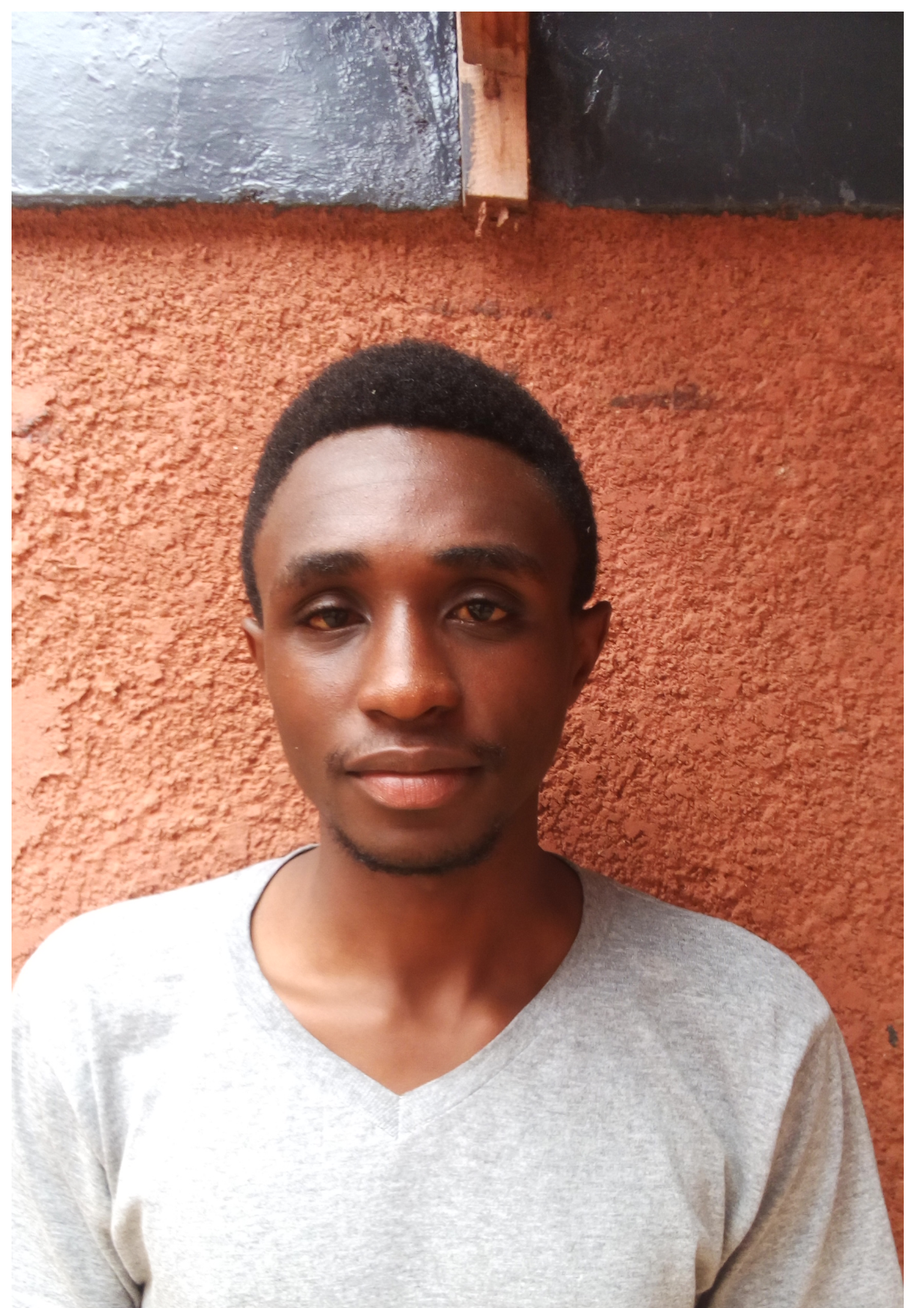
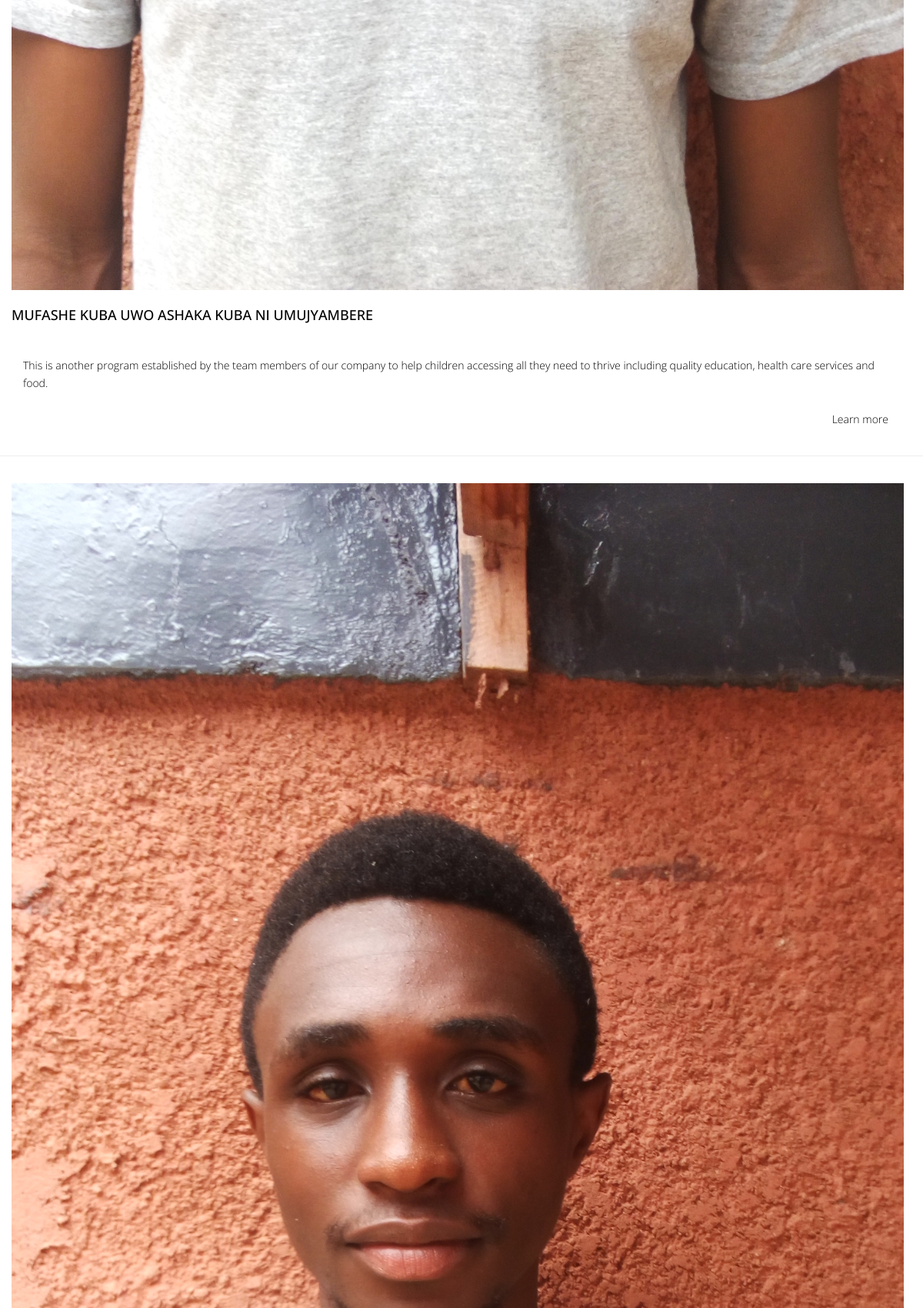
Page /all-programs (upper part) on the committed database (2 pictures, top to bottom).
### bwc/models.py (models this page shows, shortened)
class program(models.Model):
	title = models.CharField(help_text="Add the title", max_length=50)
	image = models.FileField(help_text="Add a thumbnail of the work", upload_to='media/home/programs')
	caption = models.TextField(help_text="Add a short caption")
	description = models.TextField(help_text="Add a full description.")

### bwc/views.py (the view)
# urls.py: url('all-programs', views.allprograms),
def allprograms(request):
	data = {}
	data['programs'] = program.objects.all()
	return render(request, 'all-programs.html', data)

### templates/all-programs.html (shortened to what this page needs)
<!DOCTYPE html>
<html lang="en">
  <head>
    {% load staticfiles %}
    <link href="{% static 'css/bootstrap.min.css' %}" rel="stylesheet">
	<link href="{% static 'css/responsive-slider.css' %}" rel="stylesheet">
	<link rel="stylesheet" href="{% static 'css/animate.css' %}">
	<link rel="stylesheet" href="{% static 'css/font-awesome.min.css' %}">
	<link href="{% static 'css/style.css' %}" rel="stylesheet">
	<link href="{% static 'css/main.css' %}" rel="stylesheet">
	</head>
<body>
	{% for program in programs %}
	<div class="panel-body">
		<div class="media">
			<a class="media-left" href="#">
				<img class="img-responsive" src="{{program.image.url}}" alt="">
			</a>
			<br>
			<div class="media-body">
				<h4 class="media-heading">{{program.title}}</h4>
				<p>{{program.caption}}
				</p>
				<div class="ficon">
					<a target="_parent" href="our-programs/q={{program.id}}" alt="">Learn more</a>
				</div>
			</div>
		</div>
	</div>
	<hr>
	{% endfor %}
</body>
</html>

### bwc/static/css/style.css (style rules this page uses)
body { font-family:'Open Sans', Arial, sans-serif; font-size:14px; font-weight:300; line-height:1.6em; color:#000; background-color:#fff; }
hi,h2,h3,h4,h5,h6 { color:#000; line-height:1.1em; }
p { color:#000; }
.blog h3,p { color:#000; padding:15px; }
.media h4 { color:#000; margin-bottom:30px; }
.media-body .ficon { float:right; margin-right:30px; }
.media-body h4 { color:#000; }
.link-list ul,li,a { color:#000; list-style:none; }

### rows in the picture
program: image (picture), title "MUFASHE KUBA UWO ASHAKA KUBA NI UMUJYAMBERE", caption "This is another program established by the team members of our company to help children accessing all they need to thrive including quality education, health care services and food."
program: image (picture)
